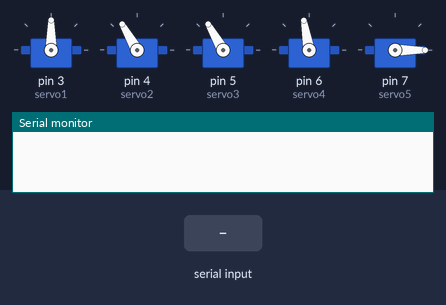
The sketch below on a simulated Arduino Uno, built with avr-gcc and run on an emulated ATmega328P. On the bench: 5 × servo, the last lines printed to the serial monitor. The inputs (shaded band) are chosen by the test bench.

Above: at 1.2 s.
1.3 s: "A,45\n" received over Serial
At 1.6 s:
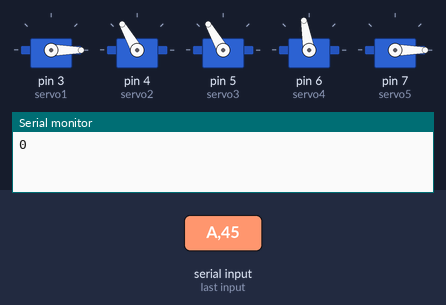
2.8 s: "B90\n" received over Serial
At 3.9 s:
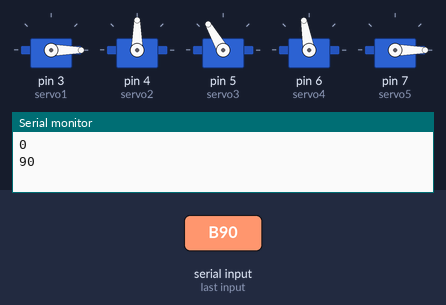
4.3 s: "G" received over Serial
At 5.1 s:
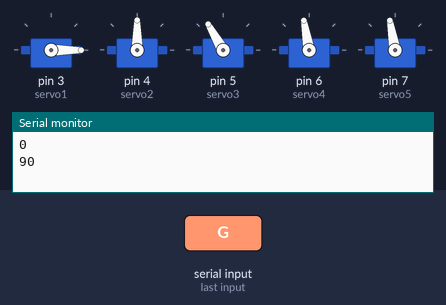
5.8 s: "A90\n" received over Serial
At 6.2 s:
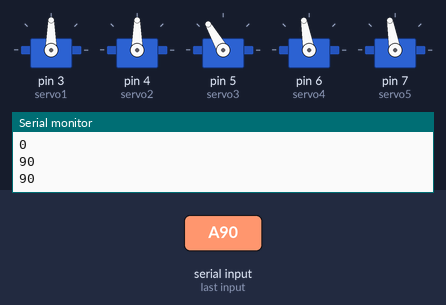
7.3 s: "F" received over Serial
At 8.5 s:
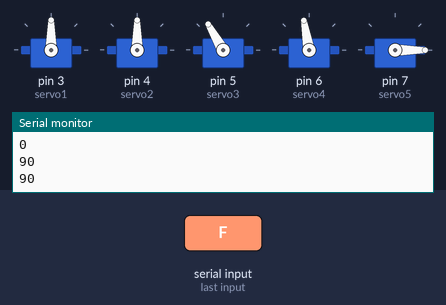
8.8 s: "B,45\n" received over Serial
At 9.7 s:
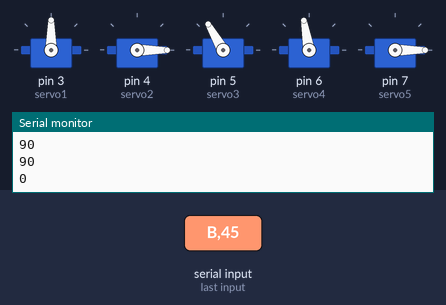
Timing chart, 0 to 11.3 s (numbered marks = the images above; inputs shaded):
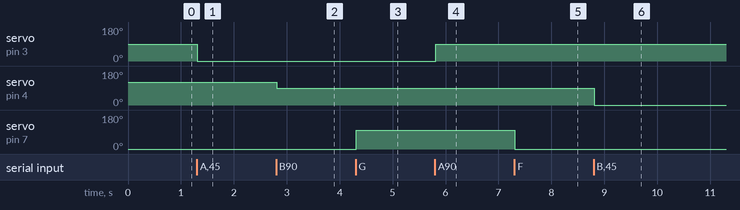

The sketch:

Bluetooth.ino
```cpp
#include <Servo.h>

Servo servo1;
Servo servo2;
Servo servo3;
Servo servo4;
Servo servo5;
char a;
String readString;

void setup()
{
  servo1.attach(3);
  servo2.attach(4);
  servo3.attach(5);
  servo4.attach(6);
  servo5.attach(7);
  Serial.begin(9600);
//Posiciones iniciales
servo1.write(90);
servo2.write(120);
servo3.write(120);
servo4.write(100);
servo5.write(0);
delay(10);
}

void loop()
{
 if (Serial.available())
 {
    a = Serial.read();
    if(a=='A'){
      motor1();
    }
    if(a=='B'){
      motor2();
    }
    if(a=='C'){
      motor3();
    }
    if(a=='D'){
      motor4();
    }
    if(a=='E'){
      motor5();
    }
    if(a=='F'){
      cerrar();
    }
    if(a=='G'){
      abrir();
    }
  }
}

void motor1()
{
  delay(10);
  while (Serial.available())
  {
    char b = Serial.read();
    readString += b;
  }
  if (readString.length() >0)
  {
    Serial.println(readString.toInt());
    servo1.write(readString.toInt());
    readString="";
  }
}

void motor2(){
        delay(10);
        while (Serial.available()) {
          char b = Serial.read();
          readString += b;
        }
        if (readString.length() >0) {
          Serial.println(readString.toInt());
          servo2.write(readString.toInt());
          readString="";
        }
}

void motor3(){
        delay(10);
        while (Serial.available()) {
          char b = Serial.read();
          readString += b;
        }
        if (readString.length() >0) {
          Serial.println(readString.toInt());
          servo3.write(readString.toInt());
          readString="";
        }
}
void motor4(){
        delay(10);
        while (Serial.available()) {
          char b = Serial.read();
          readString += b;
        }
        if (readString.length() >0) {
          Serial.println(readString.toInt());
          servo4.write(readString.toInt());
          readString="";
        }
}

void motor5()
{
  delay(10);
  while (Serial.available())
  {
    char b = Serial.read();
    readString += b;
  }
  if (readString.length() >0)
  {
    Serial.println(readString.toInt());
    servo5.write(readString.toInt());
    readString="";
  }
}

void abrir()
{
  delay(10);

  servo5.write(100);

}

void cerrar()
{
  delay(10);

  servo5.write(0);
}
```

Measured:
- after the input at 1.3 s, servo on pin 3 (servo1): 90° → 0° at once
- after the input at 2.8 s, servo on pin 4 (servo2): 120° → 90° at once
- after the input at 4.3 s, servo on pin 7 (servo5): 0° → 100° at once
- after the input at 5.8 s, servo on pin 3 (servo1): 0° → 90° at once
- after the input at 7.3 s, servo on pin 7 (servo5): 100° → 0° at once
- after the input at 8.8 s, servo on pin 4 (servo2): 90° → 0° at once
